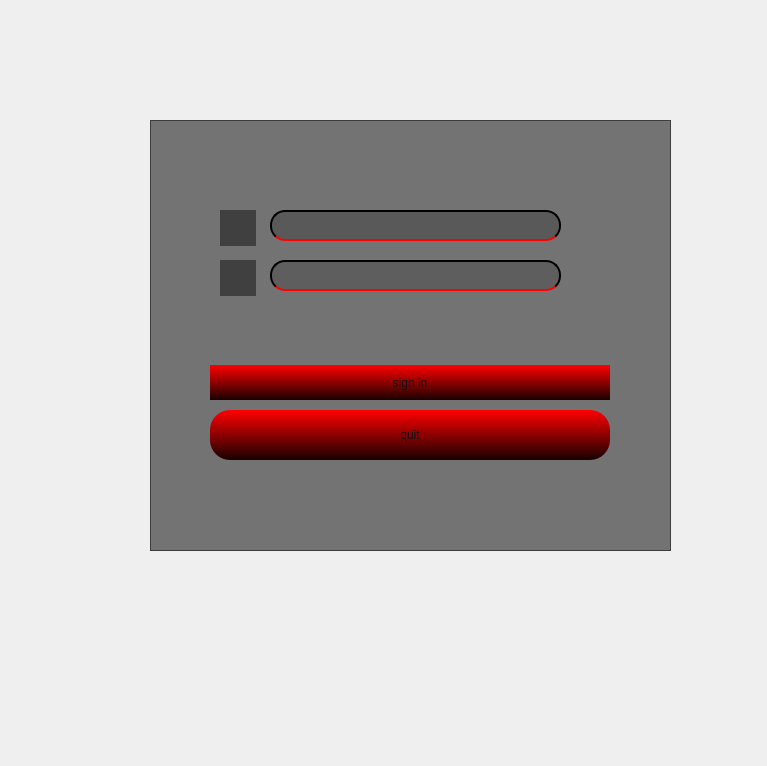
<?xml version="1.0" encoding="UTF-8"?>
<ui version="4.0">
 <class>sign_in</class>
 <widget class="QDialog" name="sign_in">
  <property name="geometry">
   <rect>
    <x>0</x>
    <y>0</y>
    <width>767</width>
    <height>766</height>
   </rect>
  </property>
  <property name="maximumSize">
   <size>
    <width>10000</width>
    <height>10000</height>
   </size>
  </property>
  <property name="windowTitle">
   <string>Dialog</string>
  </property>
  <property name="styleSheet">
   <string notr="true">QDialog#sign_in
{
border-image: url(:/mnt/hgfs/linux--share/音乐文件夹/img/preview.jpg);
    background-repeat: no-repeat;
    background-size: 100% auto;
}

{
       width: 40%;
       height: 250px;
       margin: 0 auto;
       margin-top: 15%;
       padding:  20px 50px;
       text-align: center;
       background-color:  #00000060;
       color: #ffffff;
}
#login-box .form .item 
{
    margin-top: 15px;
}

QComboBox#Account
{
    border: 0;
    border-bottom: 2px solid #ffffff;
    padding: 5px 10px;
    color: #ffffff;
    background: #ffffff00;
    font-size: 18px;
    width: 180px;
}
QLineEdit#pass_lineEdit
{
border: 0;
    border-bottom: 2px solid #ffffff;
    padding: 5px 10px;
    color: #ffffff;
    background: #ffffff00;
    font-size: 18px;
    width: 180px;
}
#login-box .form .item i
{
    font-size: 18px;
    color: #ffffff;
} 
QPushButton#sign_inBtn
{
    width: 180px;
    height: 30px;
    margin-top: 15px;
    background: #ffffff00;
    color: #ffffff;
	background-color:qlineargradient(spread:pad, x1:0, y1:0, x2:1, y2:0, stop:0 rgba(8, 243, 255, 255), stop:1 rgba(173, 165, 255, 255));
    border: 0;
    border-radius: 15ch;
}



</string>
  </property>
  <widget class="QFrame" name="frame">
   <property name="geometry">
    <rect>
     <x>150</x>
     <y>120</y>
     <width>521</width>
     <height>431</height>
    </rect>
   </property>
   <property name="styleSheet">
    <string notr="true">background-color: rgba(29, 29, 29,150);</string>
   </property>
   <property name="frameShape">
    <enum>QFrame::StyledPanel</enum>
   </property>
   <property name="frameShadow">
    <enum>QFrame::Raised</enum>
   </property>
   <widget class="QLineEdit" name="pass_lineEdit">
    <property name="geometry">
     <rect>
      <x>120</x>
      <y>140</y>
      <width>291</width>
      <height>31</height>
     </rect>
    </property>
    <property name="styleSheet">
     <string notr="true">color: rgb(200, 60, 47);
border:2px solid;
border-bottom-color: rgb(255, 0, 0);
background-color: rgba(61, 61, 61,100);
border-radius:15px;
/*
background:transparent;
*/</string>
    </property>
    <property name="text">
     <string/>
    </property>
    <property name="echoMode">
     <enum>QLineEdit::Password</enum>
    </property>
   </widget>
   <widget class="QLabel" name="label_2">
    <property name="geometry">
     <rect>
      <x>70</x>
      <y>90</y>
      <width>36</width>
      <height>36</height>
     </rect>
    </property>
    <property name="styleSheet">
     <string notr="true">border-image: url(:/QTtest/QT图片/icon/用户.png);</string>
    </property>
    <property name="text">
     <string/>
    </property>
   </widget>
   <widget class="QPushButton" name="quit_Btn">
    <property name="geometry">
     <rect>
      <x>60</x>
      <y>290</y>
      <width>400</width>
      <height>50</height>
     </rect>
    </property>
    <property name="styleSheet">
     <string notr="true">font: 75 24pt &quot;Century Schoolbook L&quot;;
font: 28pt &quot;Sans Serif&quot;;
color: rgb(16, 16, 16);
	background-color:qlineargradient(spread:pad, x1:0, y1:0, x2:0, y2:1, stop:0 rgba(255, 0,0, 255), stop:1 rgba(24, 1, 1, 255));
    border: 0;
 	border-radius:20px

/*
border:0px groove gray;border-radius:15px;padding:2px 4px;*/
</string>
    </property>
    <property name="text">
     <string>quit</string>
    </property>
   </widget>
   <widget class="QLabel" name="pass">
    <property name="geometry">
     <rect>
      <x>70</x>
      <y>140</y>
      <width>36</width>
      <height>36</height>
     </rect>
    </property>
    <property name="styleSheet">
     <string notr="true">border-image: url(:/QTtest/QT图片/icon/密码.png);</string>
    </property>
    <property name="text">
     <string/>
    </property>
   </widget>
   <widget class="QLineEdit" name="Account">
    <property name="geometry">
     <rect>
      <x>120</x>
      <y>90</y>
      <width>291</width>
      <height>31</height>
     </rect>
    </property>
    <property name="styleSheet">
     <string notr="true">border:2px solid;
border-bottom-color: rgb(255, 0, 0);
color: rgb(200, 60, 47);
border-radius:15px;
background-color: rgba(48, 48, 48,100);
/*
border:0px groove gray;border-radius:15px;padding:2px 4px;




*/

</string>
    </property>
    <property name="text">
     <string/>
    </property>
   </widget>
   <widget class="QLabel" name="label">
    <property name="geometry">
     <rect>
      <x>80</x>
      <y>370</y>
      <width>40</width>
      <height>40</height>
     </rect>
    </property>
    <property name="styleSheet">
     <string notr="true">background:transparent;
border-image: url(:/QTtest/QT图片/icon/github.png);</string>
    </property>
    <property name="text">
     <string/>
    </property>
   </widget>
   <widget class="QLabel" name="label_3">
    <property name="geometry">
     <rect>
      <x>180</x>
      <y>370</y>
      <width>40</width>
      <height>40</height>
     </rect>
    </property>
    <property name="styleSheet">
     <string notr="true">background:transparent;border-image: url(:/QTtest/QT图片/icon/facebook.png);
</string>
    </property>
    <property name="text">
     <string/>
    </property>
   </widget>
   <widget class="QLabel" name="label_4">
    <property name="geometry">
     <rect>
      <x>280</x>
      <y>370</y>
      <width>40</width>
      <height>40</height>
     </rect>
    </property>
    <property name="styleSheet">
     <string notr="true">background:transparent;
border-image: url(:/QTtest/QT图片/icon/推特_twitter44.png);</string>
    </property>
    <property name="text">
     <string/>
    </property>
   </widget>
   <widget class="QLabel" name="label_5">
    <property name="geometry">
     <rect>
      <x>380</x>
      <y>370</y>
      <width>40</width>
      <height>40</height>
     </rect>
    </property>
    <property name="styleSheet">
     <string notr="true">background:transparent;
border-image: url(:/QTtest/QT图片/icon/微信.png);</string>
    </property>
    <property name="text">
     <string/>
    </property>
   </widget>
   <widget class="QPushButton" name="sign_inBtn">
    <property name="geometry">
     <rect>
      <x>60</x>
      <y>230</y>
      <width>400</width>
      <height>50</height>
     </rect>
    </property>
    <property name="styleSheet">
     <string notr="true">font: 75 24pt &quot;Century Schoolbook L&quot;;
font: 28pt &quot;Sans Serif&quot;;
color: rgb(16, 16, 16);
	background-color:qlineargradient(spread:pad, x1:0, y1:0, x2:0, y2:1, stop:0 rgba(255, 0,0, 255), stop:1 rgba(24, 1, 1, 255));
    border: 0;
 	border-radius:20px

/*
border:0px groove gray;border-radius:15px;padding:2px 4px;*/
</string>
    </property>
    <property name="text">
     <string>sign in</string>
    </property>
   </widget>
  </widget>
 </widget>
 <tabstops>
  <tabstop>Account</tabstop>
  <tabstop>pass_lineEdit</tabstop>
  <tabstop>sign_inBtn</tabstop>
  <tabstop>quit_Btn</tabstop>
 </tabstops>
 <resources/>
 <connections/>
</ui>
